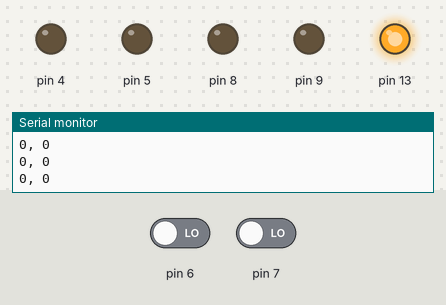
The sketch below on a simulated Arduino Uno, built with avr-gcc and run on an emulated ATmega328P. Parts: output pins drawn as LEDs (lit = HIGH), the last lines printed to the serial monitor. The inputs (shaded band) are chosen by the test bench; at power-on: pin 6 LOW, pin 7 LOW.

Above: at 1.2 s.
1.3 s: pin 6 driven HIGH
At 2.0 s:
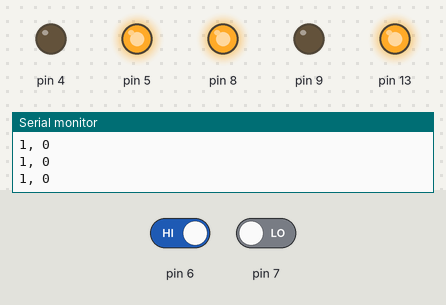
2.8 s: pin 7 driven HIGH
At 3.1 s:
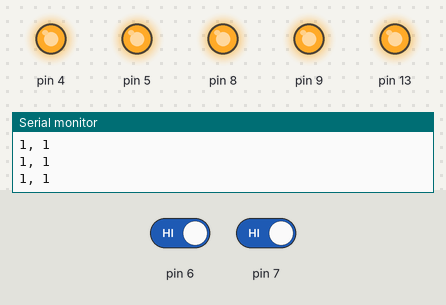
4.3 s: pin 6 driven LOW
At 5.3 s:
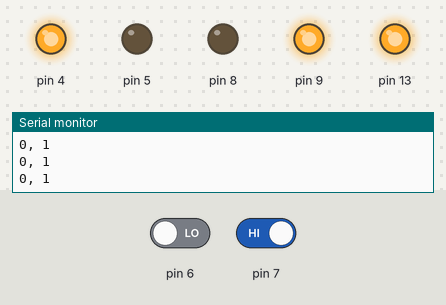
5.8 s: pin 7 driven LOW
At 6.6 s:
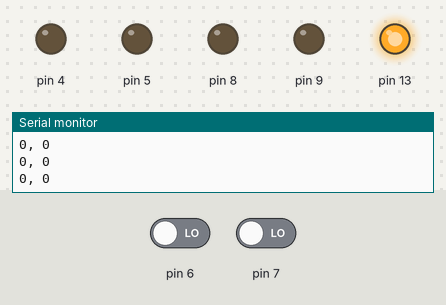
Timing chart, 0 to 8.8 s (numbered marks = the images above; inputs shaded):
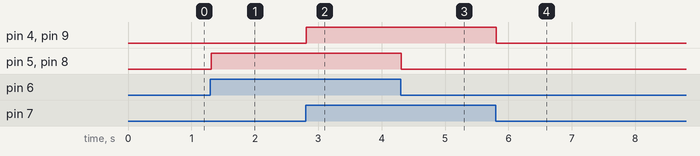

Measured:
- after the input at 1.3 s, pin 5, pin 8: LOW → HIGH at once
- after the input at 2.8 s, pin 4, pin 9: LOW → HIGH at once
- after the input at 4.3 s, pin 5, pin 8: HIGH → LOW at once
- after the input at 5.8 s, pin 4, pin 9: HIGH → LOW at once

The sketch:

magic_cuo_tilt.ino
```cpp
int detect1;
int detect2;
void setup() {
  Serial.begin(9600);
  // put your setup code here, to run once:
  pinMode(7, INPUT);
  pinMode(6, INPUT);
  pinMode(5, OUTPUT);
  pinMode(4, OUTPUT);
  pinMode(8, OUTPUT);
  pinMode(9, OUTPUT);
  pinMode(13, OUTPUT);
  digitalWrite(13, HIGH);
}

void loop() {
  // put your main code here, to run repeatedly:
  detect1 = digitalRead(6);
  detect2 = digitalRead(7);

  Serial.print(detect1);
  Serial.print(", ");
  Serial.println(detect2);
  digitalWrite(5, detect1);
  digitalWrite(8, detect1);
  digitalWrite(4, detect2);
  digitalWrite(9, detect2);
}
```
